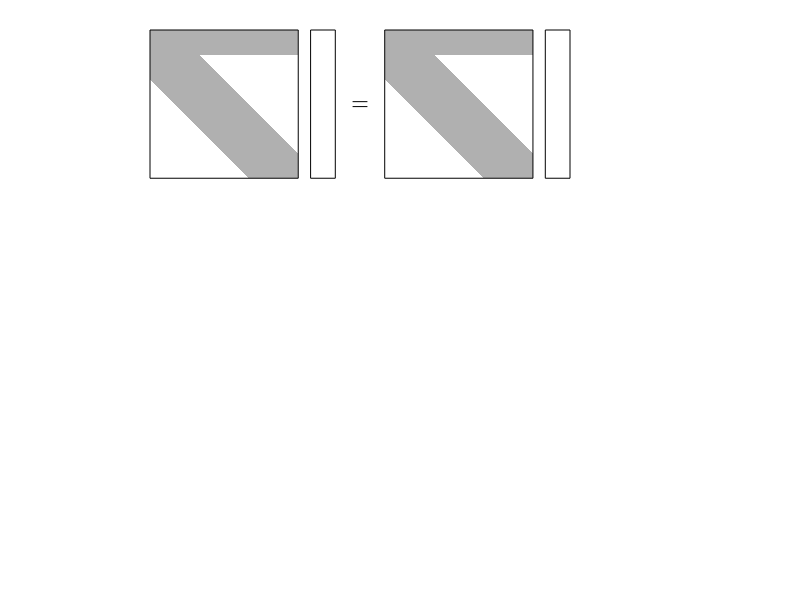

Write the MATLAB code that produced this figure.
clear
clc

hold off, offset = 0;
subplot('position',[.10 .25 .70 .70]);
LW = 'Linewidth'; lw = 0.7;
MS = 'MarkerSize'; ms = 12;
FS = 'FontSize'; fs = 15;
IN = 'interpret'; LX = 'latex';
L = 12; m = 6; m2 = m/2;
close all
set(gcf , 'Color' , 'w')

% LeftALmostBandMatrix
lbc = fill(offset+[0 0 6 6 0],[5 6 6 5 5]-m,.69*[1 1 1]); set(lbc, 'EdgeColor', 'None'), hold on
rbc = fill(offset+[0 0 2 6 6 4 0],[4 5 5 1 0 0 4]-m,.69*[1 1 1]); set(rbc, 'EdgeColor', 'None')
plot(offset+[0 0 6 6 0],[0 6 6 0 0]-m,'k',LW,lw)

axis([0 17 -17 0]),axis square, axis off

% LeftVector
offset = offset + 6 + 0.5;
plot(offset+[0 0 1 1 0],[0 6 6 0 0]-m,'k',LW,lw)

% Equals sign
offset = offset + 1 + 0.5;
plot(offset+[.2 .8],(-m2+.1)*[1 1],'k',LW,lw)
plot(offset+[.2 .8],(-m2-.1)*[1 1],'k',LW,lw)

% RightALmostBandMatrix
offset = offset + 1 + 0.5;
lbc = fill(offset+[0 0 6 6 0],[5 6 6 5 5]-m,.69*[1 1 1]); set(lbc, 'EdgeColor', 'None'), hold on
rbc = fill(offset+[0 0 2 6 6 4 0],[4 5 5 1 0 0 4]-m,.69*[1 1 1]); set(rbc, 'EdgeColor', 'None')
plot(offset+[0 0 6 6 0],[0 6 6 0 0]-m,'k',LW,lw)

% RightVector
offset = offset + 6 + 0.5;
plot(offset+[0 0 1 1 0],[0 6 6 0 0]-m,'k',LW,lw)

